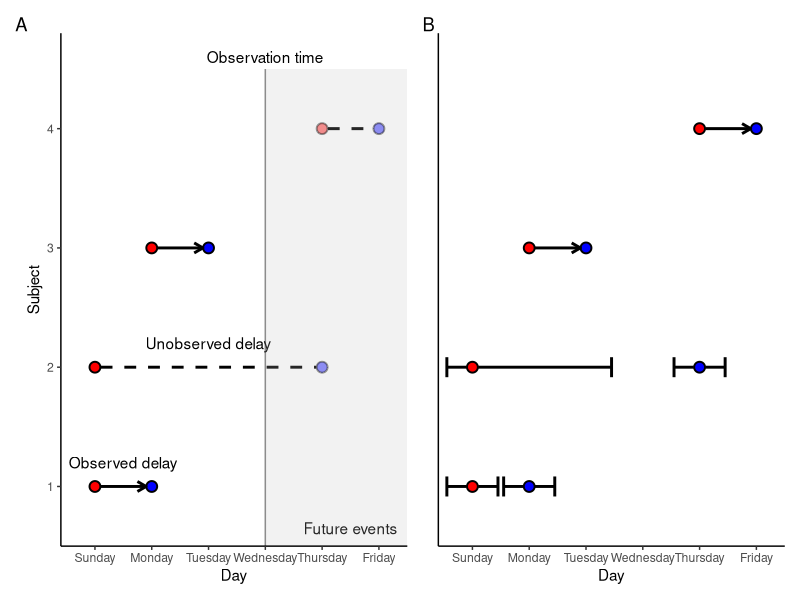

Write the R code that produced this figure.
library(ggplot2)
library(patchwork)

epsilon <- 0.1

generate_base_plot <- function(future = FALSE) {

  future_alpha <- ifelse(future, 0.5, 1)
  base_plot <- ggplot(NULL) +
    geom_point(aes(0, 0), size = 3, shape = 21, fill = "red", stroke = 1) +
    geom_point(aes(1, 0), size = 3, shape = 21, fill = "blue", stroke = 1) +
    geom_point(aes(0, 0.1), size = 3, shape = 21, fill = "red", stroke = 1) +
    geom_point(
      aes(4, 0.1), size = 3, shape = 21, fill = "blue", stroke = 1,
      alpha = future_alpha 
    ) +
    geom_point(aes(1, 0.2), size = 3, shape = 21, fill = "red", stroke = 1) +
    geom_point(aes(2, 0.2), size = 3, shape = 21, fill = "blue", stroke = 1) +
    geom_point(
      aes(4, 0.3), size = 3, shape = 21, fill = "red", stroke = 1,
      alpha = future_alpha 
    ) +
    geom_point(
      aes(5, 0.3), size = 3, shape = 21, fill = "blue", stroke = 1,
      alpha = future_alpha
    ) +
    scale_x_continuous("Day",
      limits = c(-0.6, 5.5),
      expand = c(0, 0),
      breaks = 0:5,
      labels = c(
        "Sunday", "Monday", "Tuesday", "Wednesday", "Thursday", "Friday"
      )
    ) +
    scale_y_continuous("Subject",
      breaks = c(0, 0.1, 0.2, 0.3),
      labels = c(1, 2, 3, 4),
      limits = c(-0.05, 0.38),
      expand = c(0, 0)
    ) +
    theme_bw() +
    theme(
      panel.grid = element_blank(),
      panel.border = element_blank(),
      axis.line = element_line()
    )
  return(base_plot)
}

add_arrow <- function(plot, y, ends, angle=30, lty=1, length=0.1, ...) {
  plot <- plot + 
    geom_segment(
      aes(..., y = y, yend = y),
      arrow = arrow(length = unit(length, "inches"), ends = ends, angle=angle), lwd = 1, lty=lty
    )
  return(plot)
}

truncation <- generate_base_plot(future = TRUE) |>
  add_arrow(x=0.1, y=0, xend=0.9, ends="last") |>
  add_arrow(x=1.1, y=0.2, xend=1.9, ends="last") |>
  add_arrow(x=0.1, y=0.1, xend=3.9, ends="last", lty=2, length=0) |>
  add_arrow(x=4.1, y=0.3, xend=4.9, ends="last", lty=2, length=0) +
  geom_segment(aes(3, -0.05, xend = 3, yend = 0.35), lty = 1, col = "gray50") +
  annotate("text", x = 0.5, y = 0.01, label = "Observed delay", vjust = -0.5) +
  annotate("text", x = 2, y = 0.11, label = "Unobserved delay", vjust = -0.5) + ## not-yet-observed? unobserved just sounds like a bad sample
  annotate("text", x = 3, y = 0.35, label = "Observation time", vjust = -0.5) +
  annotate("text", x = 4.5, y = -0.05, label = "Future events", vjust = -1) +
  geom_rect(
    aes(xmin = 3, ymin = -0.05, xmax = 5.5, ymax = 0.35), fill = "gray",
    alpha = 0.2
  )

censoring <- generate_base_plot(future = FALSE) |>
  add_arrow(x=-0.45, y = 0, xend = -.1, ends = "first", angle=90) |>
  add_arrow(x=0.1, y = 0, xend = 0.45, ends = "last", angle=90) |>
  add_arrow(x=0.55, y = 0, xend = 0.9, ends = "first", angle=90) |>
  add_arrow(x=1.1, y = 0, xend = 1.45, ends = "last", angle=90) |>
  add_arrow(x=-0.45, y = 0.1, xend = -.1, ends = "first", angle=90) |>
  add_arrow(x=0.1, y = 0.1, xend = 2.45, ends = "last", angle=90) |>
  add_arrow(x=3.55, y = 0.1, xend = 3.9, ends = "first", angle=90) |>
  add_arrow(x=4.1, y = 0.1, xend = 4.45, ends = "last", angle=90) |>
  add_arrow(x=1.1, y = 0.2, xend = 1.9, ends = "last", angle=30) |>
  add_arrow(x=4.1, y = 0.3, xend = 4.9, ends = "last", angle=30) +
  theme(
    panel.grid = element_blank(),
    panel.border = element_blank(),
    axis.line.x = element_line(),
    axis.title.y = element_blank(),
    axis.text.y = element_blank(),
    axis.ticks.y = element_blank()
  )

p <- truncation + censoring +
 plot_layout(nrow = 1) +
 plot_annotation(tag_levels = "A")

ggsave("figures/schematic.png", p, width = 9, height = 4)
